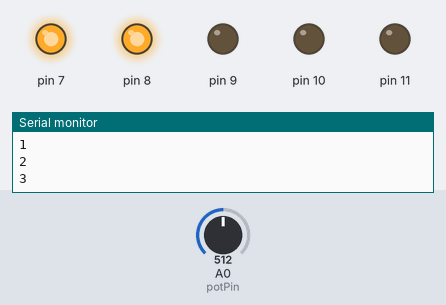
This sketch was run on a simulated Arduino Uno, built with avr-gcc and run on an emulated ATmega328P. Parts: output pins drawn as LEDs (lit = HIGH), the last lines printed to the serial monitor. Dashed ring = blinking. Inputs (shaded band) come from the test bench; at power-on: A0 (potPin) = 512.

Above: at 1.2 s.
1.3 s: A0 (potPin) set to 1023
At 2.32 s:
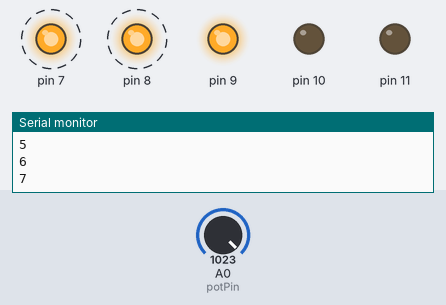
4.3 s: A0 (potPin) set to 900
At 5.4 s:
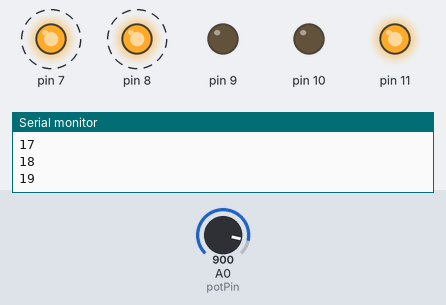
7.3 s: A0 (potPin) set to 716
At 7.94 s:
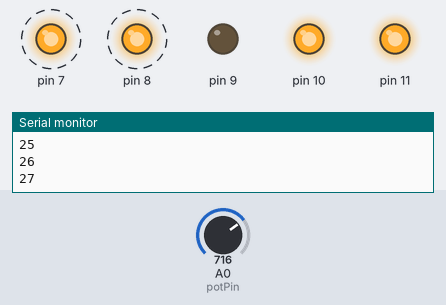
Timing chart, 0 to 16.3 s (numbered marks = the images above; inputs shaded):
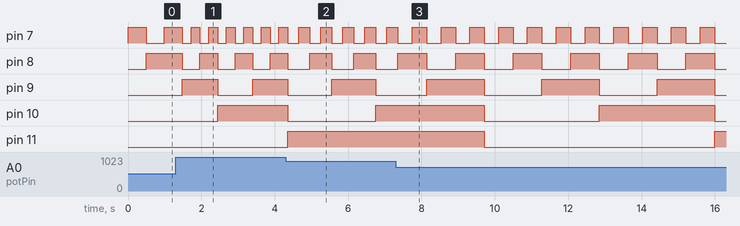

The sketch:

arduino_binary.ino
```cpp
int potPin = 0; // value of the analog port to read from
int val = 0; // analog value from the potentiometer
int timer = 0; // timer for incrementing the bits

void setup() {
  // initialize output pins and begin serial use
  pinMode(7, OUTPUT);
  pinMode(8, OUTPUT);
  pinMode(9, OUTPUT);
  pinMode(10, OUTPUT);
  pinMode(11, OUTPUT);
  Serial.begin(9600);
}

void loop() {
  // get the analog value from potPin
  val = analogRead(potPin);

  // increment the timer
  timer++;
  Serial.println(timer);

  // handle the first bit
  if ((timer % 2) == 1)
  {
    digitalWrite(7, HIGH);
  }
  else
  {
    digitalWrite(7, LOW);
  }

  // handle the second bit
  if ((timer % 4) == 2)
  {
    digitalWrite(8, HIGH);
  }
  else if ((timer % 4) == 0)
  {
    digitalWrite(8, LOW);
  }

  // handle the third bit
  if ((timer % 8) == 4)
  {
    digitalWrite(9, HIGH);
  }
  else if ((timer % 8) == 0)
  {
    digitalWrite(9, LOW);
  }

  // handle the fourth bit
  if ((timer % 16) == 8)
  {
    digitalWrite(10, HIGH);
  }
  else if ((timer % 16) == 0)
  {
    digitalWrite(10, LOW);
  }

  // handle the fifth bit
  if ((timer % 32) == 16)
  {
    digitalWrite(11, HIGH);
  }
  else if ((timer % 32) == 0)
  {
    digitalWrite(11, LOW);
  }

  // set the timer back to 0 every so often, so it doesn't eventually overflow
  if (timer > 63)
  {
    timer = 0;
  }

  // delay based on the potentiometer
  delay(750 - (val / 2));
}
```

Measured:
- after the input at 1.3 s, pin 7: alternates HIGH for 0.24 s and LOW for 0.24 s, starting after 0.42 s; pin 10: LOW → HIGH after 1.1 s instead of 2.2 s
- after the input at 4.3 s, pin 7: alternates HIGH for 0.30 s and LOW for 0.30 s, starting after 0.36 s; pin 8: alternates HIGH for 0.60 s and LOW for 0.60 s, starting after 0.66 s
- after the input at 7.3 s, pin 7: alternates HIGH for 0.39 s and LOW for 0.39 s, starting after 0.45 s; pin 8: alternates HIGH for 0.78 s and LOW for 0.78 s, starting after 0.84 s; pin 9: alternates HIGH for 1.6 s and LOW for 1.6 s, starting after 0.84 s
- by itself, pin 8: alternates HIGH for 0.48 s and LOW for 0.48 s
